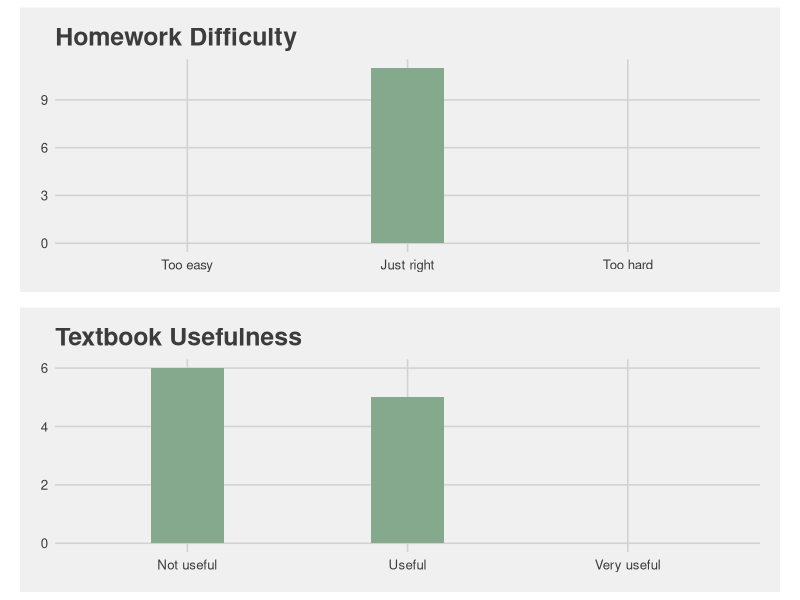
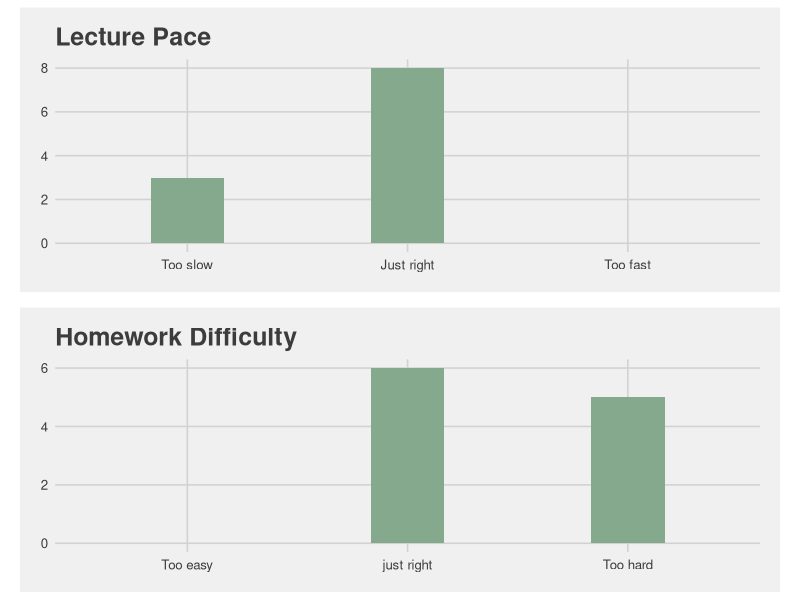
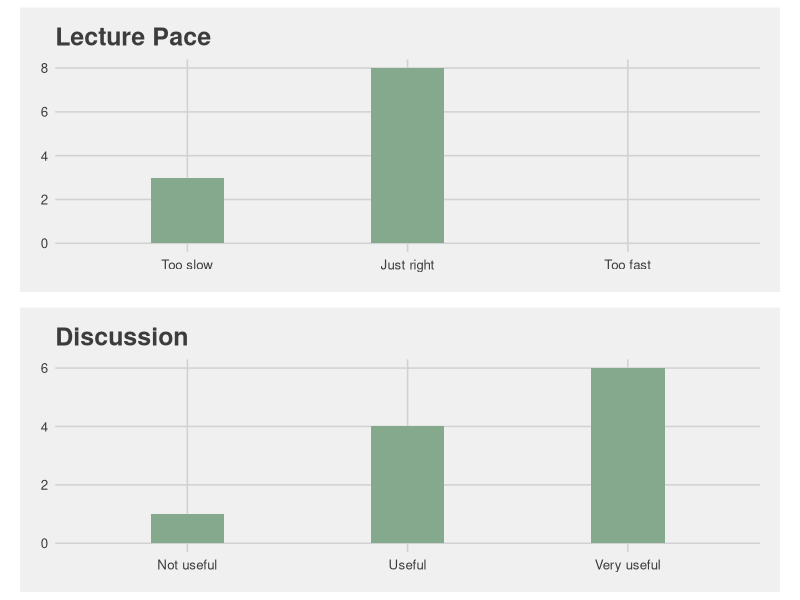
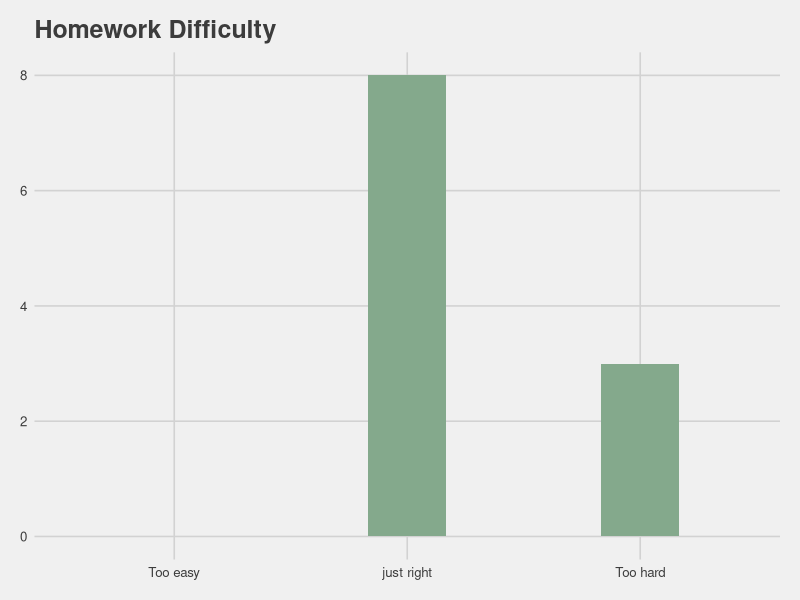
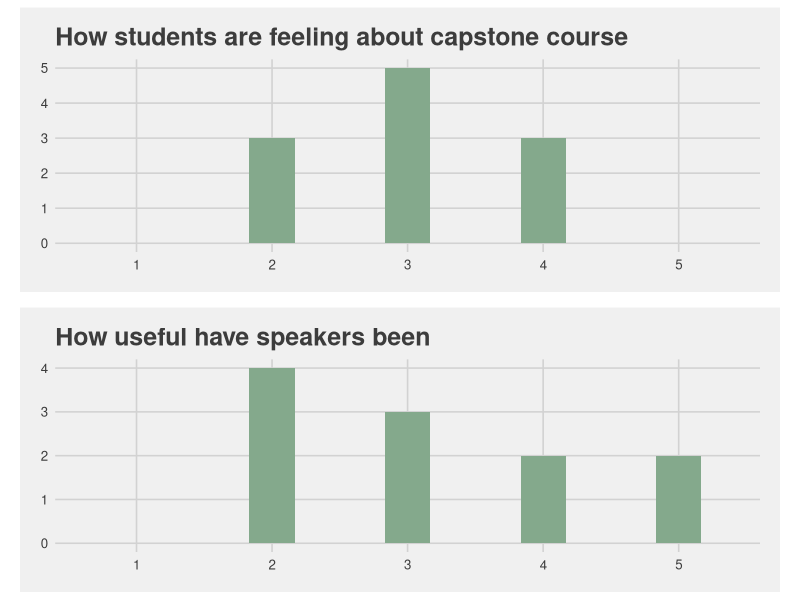

Write the R code that produced these figures, in order.
## ---- chunk 1
#| eval: true
#| echo: false
library(ggplot2)
library(tidyverse)
library(ggthemes)
library(cowplot)
survey_results <- read.csv(here::here("mid-quarter-survey-winter.csv"))
colnames(survey_results) <- c("date", "Meds_student_y/n", "eds232_enrolled", "eds232_pace", "eds232_homeworks", "eds232_discussion", "eds232_textbook", "eds232_other", "eds240_enrolled", "eds240_lecture", "eds240_discussion", "eds240_homework", "eds240_other", "eds241_enrolled", "eds241_lecture", "eds241_homeworks", "eds241_other", "capstone_enrolled", "capstone_feeling", "capstone_speakers", "capstone_comments", "additional_feedback")

## ---- chunk 2

#| eval: true
#| echo: false

eds232_homeworks <- ggplot(data = survey_results %>% 
         mutate(eds232_homeworks = factor(eds232_homeworks, levels = c(1, 2, 3), labels = c("Too easy", "Just right", "Too hard"))), 
       aes(x = eds232_homeworks)) + 
  geom_bar(width = 1/3, fill = "#84a98c") + 
  labs(x = element_blank(), y = "Number of Responses", title = "Homework Difficulty") +
  scale_x_discrete(drop =FALSE)+ 
  theme_fivethirtyeight()




eds232_textbook <- ggplot(data = survey_results %>% 
         mutate(eds232_textbook = factor(eds232_textbook, levels = c(1, 2, 3), labels = c("Not useful", "Useful", "Very useful"))), 
       aes(x = eds232_textbook)) + 
  geom_bar(width = 1/3, fill = "#84a98c") + 
  labs(x = element_blank(), y = "Number of Responses", title = "Textbook Usefulness") +
  scale_x_discrete(drop =FALSE)+ 
  theme_fivethirtyeight()


plot_grid(eds232_homeworks , eds232_textbook , nrow = 2, scale = 0.95)

## ---- chunk 3
eds241_lecture <- ggplot(data = survey_results %>% 
         mutate(eds241_lecture = factor(eds241_lecture, levels = c(1, 2, 3), labels = c("Too slow", "Just right", "Too fast"))), 
       aes(x = eds241_lecture)) + 
  geom_bar(width = 1/3, fill = "#84a98c") + 
  labs(x = element_blank(), y = "Number of Responses", title = "Lecture Pace") +
  scale_x_discrete(drop =FALSE)+ 
  theme_fivethirtyeight()

eds241_homeworks <- ggplot(data = survey_results %>% 
         mutate(eds241_homeworks = factor(eds241_homeworks, levels = c(1, 2, 3), labels = c("Too easy", "just right", "Too hard"))), 
       aes(x = eds241_homeworks)) + 
  geom_bar(width = 1/3, fill = "#84a98c") + 
  labs(x = element_blank(), y = "Number of Responses", title = "Homework Difficulty") +
  scale_x_discrete(drop =FALSE)+ 
  theme_fivethirtyeight()


plot_grid(eds241_lecture , eds241_homeworks , nrow = 2, scale = 0.95)

## ---- chunk 4
eds240_lecture <- ggplot(data = survey_results %>% 
         mutate(eds240_lecture = factor(eds241_lecture, levels = c(1, 2, 3), labels = c("Too slow", "Just right", "Too fast"))), 
       aes(x = eds240_lecture)) + 
  geom_bar(width = 1/3, fill = "#84a98c") + 
  labs(x = element_blank(), y = "Number of Responses", title = "Lecture Pace") +
  scale_x_discrete(drop =FALSE)+ 
  theme_fivethirtyeight()

eds240_discussion <- ggplot(data = survey_results %>% 
         mutate(eds240_discussion = factor(eds240_discussion, levels = c(1, 2, 3), labels = c("Not useful", "Useful", "Very useful"))), 
       aes(x = eds240_discussion)) + 
  geom_bar(width = 1/3, fill = "#84a98c") + 
  labs(x = element_blank(), y = "Number of Responses", title = "Discussion") +
  scale_x_discrete(drop =FALSE)+ 
  theme_fivethirtyeight()



plot_grid(eds240_lecture , eds240_discussion , nrow = 2, scale = 0.95)
## ---- chunk 5
eds240_homeworks <- ggplot(data = survey_results %>% 
         mutate(eds240_homework = factor(eds240_homework, levels = c(1, 2, 3), labels = c("Too easy", "just right", "Too hard"))), 
       aes(x = eds240_homework)) + 
  geom_bar(width = 1/3, fill = "#84a98c") + 
  labs(x = element_blank(), y = "Number of Responses", title = "Homework Difficulty") +
  scale_x_discrete(drop =FALSE)+ 
  theme_fivethirtyeight()


eds240_homeworks

## ---- chunk 6
capstone_feeling <- ggplot(data = survey_results %>% 
         mutate(capstone_feelings = factor(capstone_feeling, levels = c(1, 2, 3, 4, 5), labels = c("1", "2", "3", "4", "5"))), 
       aes(x = capstone_feelings)) + 
  geom_bar(width = 1/3, fill = "#84a98c") + 
  labs(x = element_blank(), y = "Number of Responses", title = "How students are feeling about capstone course") +
  scale_x_discrete(drop = FALSE) + 
  theme_fivethirtyeight()

capstone_speakers <- ggplot(data = survey_results %>% 
         mutate(capstone_speakers = factor(capstone_speakers, levels = c(1, 2, 3, 4, 5), labels = c("1", "2", "3", "4", "5"))), 
       aes(x = capstone_speakers)) + 
  geom_bar(width = 1/3, fill = "#84a98c") + 
  labs(x = element_blank(), y = "Number of Responses", title = "How useful have speakers been") +
  scale_x_discrete(drop = FALSE) + 
  theme_fivethirtyeight()
plot_grid(capstone_feeling, capstone_speakers, nrow = 2, scale = 0.95)
